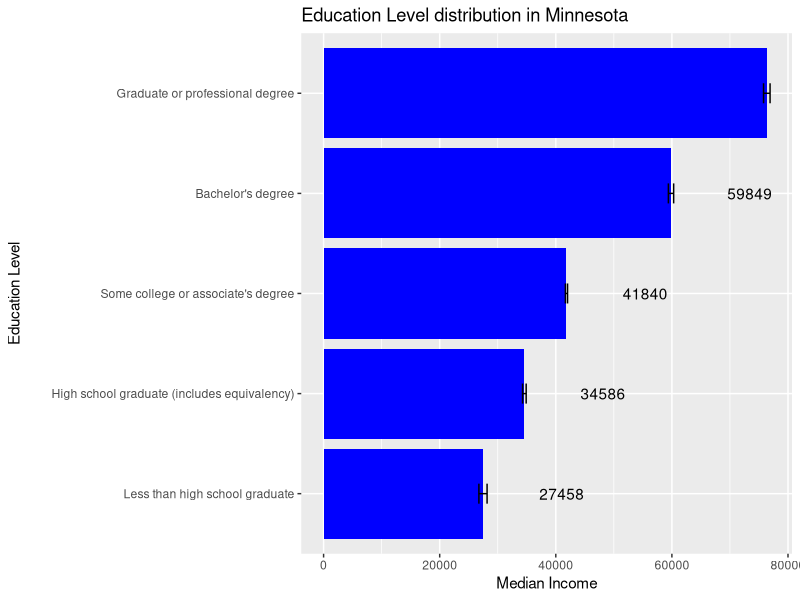
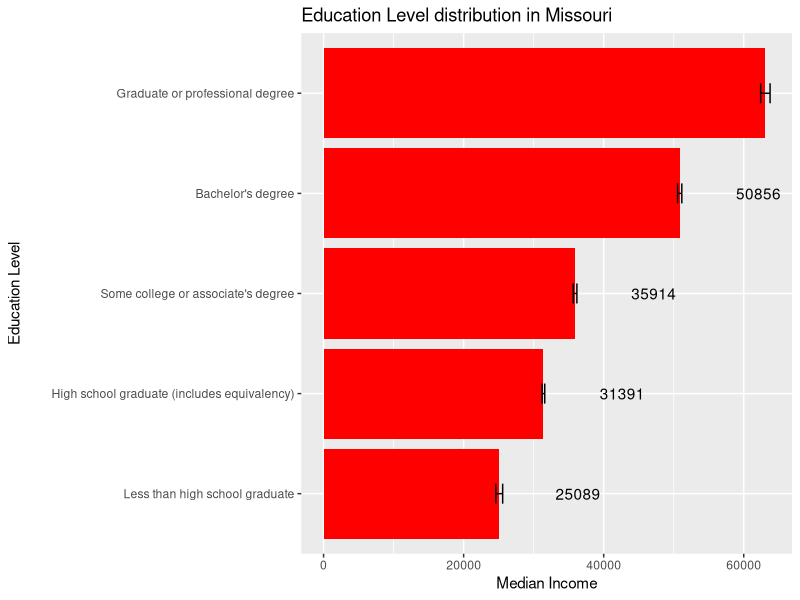

Source code (R) for these figures, in order:
library(readxl)
library(tidyverse)


df <- read_csv("education_median_income.csv")
colnames(df) <- c("Education.Level","MN_E","MN_M", "MO_E", "MO_M")
df$MN_M <- c(706, 311, 185, 454, 561)
df$MO_M <- c(484, 190, 260, 300, 672)

ggplot(data=df, aes(x=reorder(Education.Level, MN_E), y=MN_E))+ geom_col(fill="blue")+
  theme(legend.position = 'none')+
  ylab("Median Income")+
  xlab("Education Level")+
  labs(title = "Education Level distribution in Minnesota")+
  geom_text(aes(label = MN_E),hjust =-1.25) + coord_flip() +
  geom_errorbar(aes(ymin=MN_E-MN_M, ymax=MN_E+MN_M), width=.2,
           position=position_dodge(.9)) 

ggplot(data=df, aes(x=reorder(Education.Level, MO_E), y=MO_E))+ geom_col(fill="red")+
  theme(legend.position = 'none')+
  ylab("Median Income")+
  xlab("Education Level")+
  labs(title = "Education Level distribution in Missouri")+
  geom_text(aes(label = MO_E),hjust =-1.25) + coord_flip() +
  geom_errorbar(aes(ymin=MO_E-MO_M, ymax=MO_E+MO_M), width=.2,
                position=position_dodge(.9)) 
